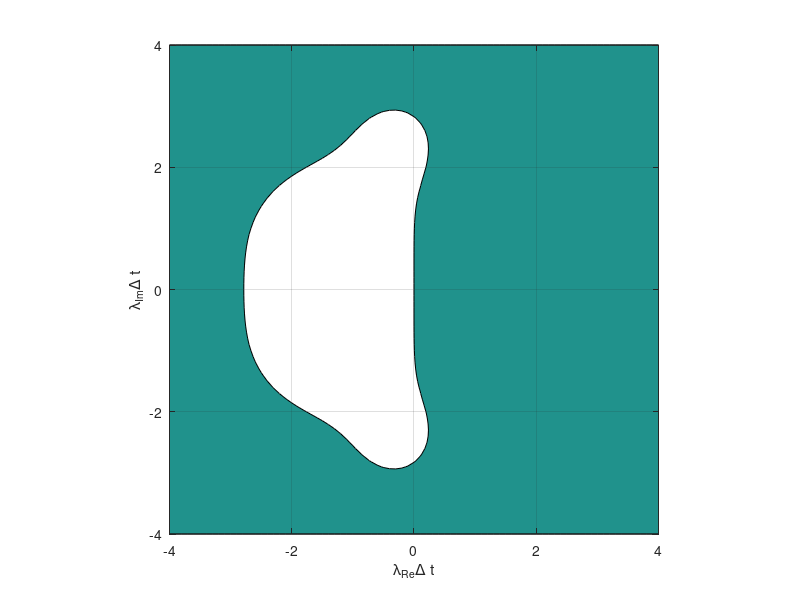

Source code (MATLAB):
function RTstability()
    clear all; close all; clc;
    [X, Y]          = meshgrid(-4:0.1:4, -4:0.1:4);
    Z               = X + i*Y;
    sigma           = abs(1 + Z + (Z.^2)/2 + (Z.^3)/6 + (Z.^4)/24);
    figure('WindowStyle', 'docked');
    contourf(X, Y, sigma, [1 1],'-k');
    hold on;
    axis('equal', [-4 4 -4 4]);
    grid on;
    xlabel('\lambda_{Re}\Delta t');
    ylabel('\lambda_{Im}\Delta t');